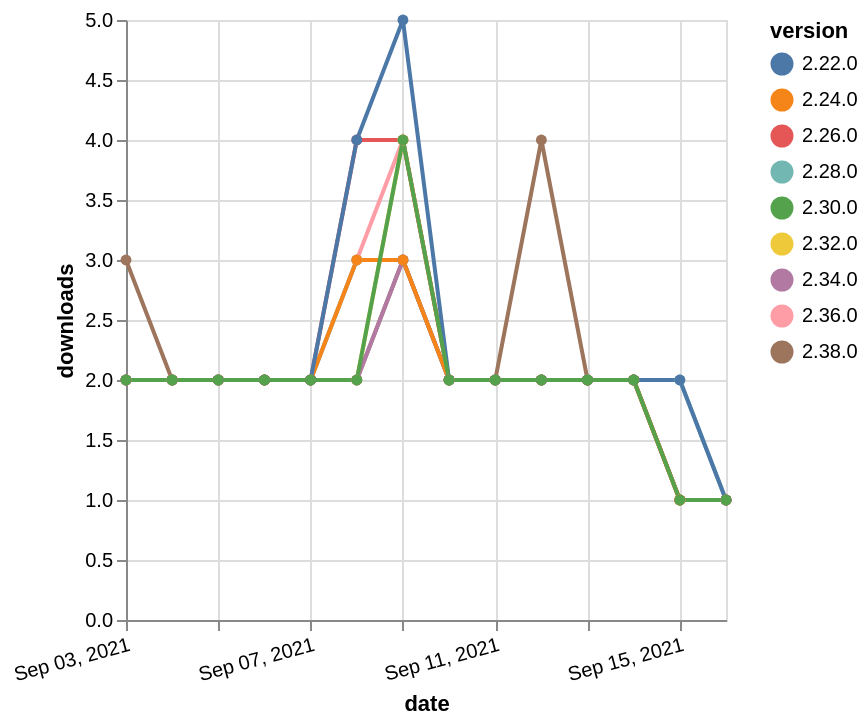

Here is the Vega-Lite specification saved for this chart:
### Vega-Lite specification from a JSON file in a GitHub repository (floating-point values rounded to 4 significant figures)
{"$schema": "https://vega.github.io/schema/vega-lite/v5.json", "description": "A simple bar chart with embedded data.", "data": {"values": [{"date": "2021-09-03", "total": 718, "delta": 2, "version": "2.36.0"}, {"date": "2021-09-04", "total": 720, "delta": 2, "version": "2.36.0"}, {"date": "2021-09-05", "total": 722, "delta": 2, "version": "2.36.0"}, {"date": "2021-09-06", "total": 724, "delta": 2, "version": "2.36.0"}, {"date": "2021-09-07", "total": 726, "delta": 2, "version": "2.36.0"}, {"date": "2021-09-08", "total": 729, "delta": 3, "version": "2.36.0"}, {"date": "2021-09-09", "total": 733, "delta": 4, "version": "2.36.0"}, {"date": "2021-09-10", "total": 735, "delta": 2, "version": "2.36.0"}, {"date": "2021-09-11", "total": 737, "delta": 2, "version": "2.36.0"}, {"date": "2021-09-12", "total": 739, "delta": 2, "version": "2.36.0"}, {"date": "2021-09-13", "total": 741, "delta": 2, "version": "2.36.0"}, {"date": "2021-09-14", "total": 743, "delta": 2, "version": "2.36.0"}, {"date": "2021-09-15", "total": 744, "delta": 1, "version": "2.36.0"}, {"date": "2021-09-16", "total": 745, "delta": 1, "version": "2.36.0"}, {"date": "2021-09-03", "total": 1474, "delta": 2, "version": "2.32.0"}, {"date": "2021-09-04", "total": 1476, "delta": 2, "version": "2.32.0"}, {"date": "2021-09-05", "total": 1478, "delta": 2, "version": "2.32.0"}, {"date": "2021-09-06", "total": 1480, "delta": 2, "version": "2.32.0"}, {"date": "2021-09-07", "total": 1482, "delta": 2, "version": "2.32.0"}, {"date": "2021-09-08", "total": 1484, "delta": 2, "version": "2.32.0"}, {"date": "2021-09-09", "total": 1488, "delta": 4, "version": "2.32.0"}, {"date": "2021-09-10", "total": 1490, "delta": 2, "version": "2.32.0"}, {"date": "2021-09-11", "total": 1492, "delta": 2, "version": "2.32.0"}, {"date": "2021-09-12", "total": 1494, "delta": 2, "version": "2.32.0"}, {"date": "2021-09-13", "total": 1496, "delta": 2, "version": "2.32.0"}, {"date": "2021-09-14", "total": 1498, "delta": 2, "version": "2.32.0"}, {"date": "2021-09-15", "total": 1499, "delta": 1, "version": "2.32.0"}, {"date": "2021-09-16", "total": 1500, "delta": 1, "version": "2.32.0"}, {"date": "2021-09-03", "total": 2075, "delta": 2, "version": "2.28.0"}, {"date": "2021-09-04", "total": 2077, "delta": 2, "version": "2.28.0"}, {"date": "2021-09-05", "total": 2079, "delta": 2, "version": "2.28.0"}, {"date": "2021-09-06", "total": 2081, "delta": 2, "version": "2.28.0"}, {"date": "2021-09-07", "total": 2083, "delta": 2, "version": "2.28.0"}, {"date": "2021-09-08", "total": 2086, "delta": 3, "version": "2.28.0"}, {"date": "2021-09-09", "total": 2089, "delta": 3, "version": "2.28.0"}, {"date": "2021-09-10", "total": 2091, "delta": 2, "version": "2.28.0"}, {"date": "2021-09-11", "total": 2093, "delta": 2, "version": "2.28.0"}, {"date": "2021-09-12", "total": 2095, "delta": 2, "version": "2.28.0"}, {"date": "2021-09-13", "total": 2097, "delta": 2, "version": "2.28.0"}, {"date": "2021-09-14", "total": 2099, "delta": 2, "version": "2.28.0"}, {"date": "2021-09-15", "total": 2101, "delta": 2, "version": "2.28.0"}, {"date": "2021-09-16", "total": 2102, "delta": 1, "version": "2.28.0"}, {"date": "2021-09-03", "total": 2436, "delta": 2, "version": "2.26.0"}, {"date": "2021-09-04", "total": 2438, "delta": 2, "version": "2.26.0"}, {"date": "2021-09-05", "total": 2440, "delta": 2, "version": "2.26.0"}, {"date": "2021-09-06", "total": 2442, "delta": 2, "version": "2.26.0"}, {"date": "2021-09-07", "total": 2444, "delta": 2, "version": "2.26.0"}, {"date": "2021-09-08", "total": 2448, "delta": 4, "version": "2.26.0"}, {"date": "2021-09-09", "total": 2452, "delta": 4, "version": "2.26.0"}, {"date": "2021-09-10", "total": 2454, "delta": 2, "version": "2.26.0"}, {"date": "2021-09-11", "total": 2456, "delta": 2, "version": "2.26.0"}, {"date": "2021-09-12", "total": 2458, "delta": 2, "version": "2.26.0"}, {"date": "2021-09-13", "total": 2460, "delta": 2, "version": "2.26.0"}, {"date": "2021-09-14", "total": 2462, "delta": 2, "version": "2.26.0"}, {"date": "2021-09-15", "total": 2463, "delta": 1, "version": "2.26.0"}, {"date": "2021-09-16", "total": 2464, "delta": 1, "version": "2.26.0"}, {"date": "2021-09-03", "total": 235, "delta": 3, "version": "2.38.0"}, {"date": "2021-09-04", "total": 237, "delta": 2, "version": "2.38.0"}, {"date": "2021-09-05", "total": 239, "delta": 2, "version": "2.38.0"}, {"date": "2021-09-06", "total": 241, "delta": 2, "version": "2.38.0"}, {"date": "2021-09-07", "total": 243, "delta": 2, "version": "2.38.0"}, {"date": "2021-09-08", "total": 245, "delta": 2, "version": "2.38.0"}, {"date": "2021-09-09", "total": 248, "delta": 3, "version": "2.38.0"}, {"date": "2021-09-10", "total": 250, "delta": 2, "version": "2.38.0"}, {"date": "2021-09-11", "total": 252, "delta": 2, "version": "2.38.0"}, {"date": "2021-09-12", "total": 256, "delta": 4, "version": "2.38.0"}, {"date": "2021-09-13", "total": 258, "delta": 2, "version": "2.38.0"}, {"date": "2021-09-14", "total": 260, "delta": 2, "version": "2.38.0"}, {"date": "2021-09-15", "total": 261, "delta": 1, "version": "2.38.0"}, {"date": "2021-09-16", "total": 262, "delta": 1, "version": "2.38.0"}, {"date": "2021-09-03", "total": 1012, "delta": 2, "version": "2.34.0"}, {"date": "2021-09-04", "total": 1014, "delta": 2, "version": "2.34.0"}, {"date": "2021-09-05", "total": 1016, "delta": 2, "version": "2.34.0"}, {"date": "2021-09-06", "total": 1018, "delta": 2, "version": "2.34.0"}, {"date": "2021-09-07", "total": 1020, "delta": 2, "version": "2.34.0"}, {"date": "2021-09-08", "total": 1022, "delta": 2, "version": "2.34.0"}, {"date": "2021-09-09", "total": 1025, "delta": 3, "version": "2.34.0"}, {"date": "2021-09-10", "total": 1027, "delta": 2, "version": "2.34.0"}, {"date": "2021-09-11", "total": 1029, "delta": 2, "version": "2.34.0"}, {"date": "2021-09-12", "total": 1031, "delta": 2, "version": "2.34.0"}, {"date": "2021-09-13", "total": 1033, "delta": 2, "version": "2.34.0"}, {"date": "2021-09-14", "total": 1035, "delta": 2, "version": "2.34.0"}, {"date": "2021-09-15", "total": 1036, "delta": 1, "version": "2.34.0"}, {"date": "2021-09-16", "total": 1037, "delta": 1, "version": "2.34.0"}, {"date": "2021-09-03", "total": 2566, "delta": 2, "version": "2.24.0"}, {"date": "2021-09-04", "total": 2568, "delta": 2, "version": "2.24.0"}, {"date": "2021-09-05", "total": 2570, "delta": 2, "version": "2.24.0"}, {"date": "2021-09-06", "total": 2572, "delta": 2, "version": "2.24.0"}, {"date": "2021-09-07", "total": 2574, "delta": 2, "version": "2.24.0"}, {"date": "2021-09-08", "total": 2577, "delta": 3, "version": "2.24.0"}, {"date": "2021-09-09", "total": 2580, "delta": 3, "version": "2.24.0"}, {"date": "2021-09-10", "total": 2582, "delta": 2, "version": "2.24.0"}, {"date": "2021-09-11", "total": 2584, "delta": 2, "version": "2.24.0"}, {"date": "2021-09-12", "total": 2586, "delta": 2, "version": "2.24.0"}, {"date": "2021-09-13", "total": 2588, "delta": 2, "version": "2.24.0"}, {"date": "2021-09-14", "total": 2590, "delta": 2, "version": "2.24.0"}, {"date": "2021-09-15", "total": 2591, "delta": 1, "version": "2.24.0"}, {"date": "2021-09-16", "total": 2592, "delta": 1, "version": "2.24.0"}, {"date": "2021-09-03", "total": 3085, "delta": 2, "version": "2.22.0"}, {"date": "2021-09-04", "total": 3087, "delta": 2, "version": "2.22.0"}, {"date": "2021-09-05", "total": 3089, "delta": 2, "version": "2.22.0"}, {"date": "2021-09-06", "total": 3091, "delta": 2, "version": "2.22.0"}, {"date": "2021-09-07", "total": 3093, "delta": 2, "version": "2.22.0"}, {"date": "2021-09-08", "total": 3097, "delta": 4, "version": "2.22.0"}, {"date": "2021-09-09", "total": 3102, "delta": 5, "version": "2.22.0"}, {"date": "2021-09-10", "total": 3104, "delta": 2, "version": "2.22.0"}, {"date": "2021-09-11", "total": 3106, "delta": 2, "version": "2.22.0"}, {"date": "2021-09-12", "total": 3108, "delta": 2, "version": "2.22.0"}, {"date": "2021-09-13", "total": 3110, "delta": 2, "version": "2.22.0"}, {"date": "2021-09-14", "total": 3112, "delta": 2, "version": "2.22.0"}, {"date": "2021-09-15", "total": 3114, "delta": 2, "version": "2.22.0"}, {"date": "2021-09-16", "total": 3115, "delta": 1, "version": "2.22.0"}, {"date": "2021-09-03", "total": 1604, "delta": 2, "version": "2.30.0"}, {"date": "2021-09-04", "total": 1606, "delta": 2, "version": "2.30.0"}, {"date": "2021-09-05", "total": 1608, "delta": 2, "version": "2.30.0"}, {"date": "2021-09-06", "total": 1610, "delta": 2, "version": "2.30.0"}, {"date": "2021-09-07", "total": 1612, "delta": 2, "version": "2.30.0"}, {"date": "2021-09-08", "total": 1614, "delta": 2, "version": "2.30.0"}, {"date": "2021-09-09", "total": 1618, "delta": 4, "version": "2.30.0"}, {"date": "2021-09-10", "total": 1620, "delta": 2, "version": "2.30.0"}, {"date": "2021-09-11", "total": 1622, "delta": 2, "version": "2.30.0"}, {"date": "2021-09-12", "total": 1624, "delta": 2, "version": "2.30.0"}, {"date": "2021-09-13", "total": 1626, "delta": 2, "version": "2.30.0"}, {"date": "2021-09-14", "total": 1628, "delta": 2, "version": "2.30.0"}, {"date": "2021-09-15", "total": 1629, "delta": 1, "version": "2.30.0"}, {"date": "2021-09-16", "total": 1630, "delta": 1, "version": "2.30.0"}]}, "width": "container", "mark": {"type": "line", "point": {"filled": true}}, "encoding": {"x": {"field": "date", "type": "temporal", "timeUnit": "yearmonthdate", "title": "date", "axis": {"labelAngle": -15}}, "y": {"field": "delta", "type": "quantitative", "title": "downloads"}, "color": {"field": "version", "type": "nominal"}, "tooltip": {"field": "delta"}}}
